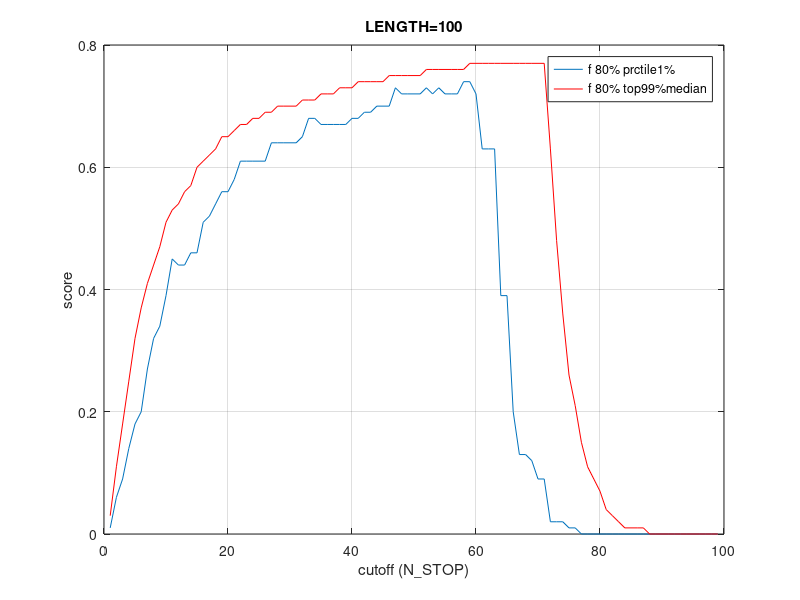

Reproduce this figure in MATLAB.
# The Boost License applies to the present file, as described in file ./LICENSE

figure; plot([ 0.0100 0.0600 0.0900 0.1400 0.1800 0.2000 0.2700 0.3200 0.3400 0.3900 0.4500 0.4400 0.4400 0.4600 0.4600 0.5100 0.5200 0.5400 0.5600 0.5600 0.5800 0.6100 0.6100 0.6100 0.6100 0.6100 0.6400 0.6400 0.6400 0.6400 0.6400 0.6500 0.6800 0.6800 0.6700 0.6700 0.6700 0.6700 0.6700 0.6800 0.6800 0.6900 0.6900 0.7000 0.7000 0.7000 0.7300 0.7200 0.7200 0.7200 0.7200 0.7300 0.7200 0.7300 0.7200 0.7200 0.7200 0.7400 0.7400 0.7200 0.6300 0.6300 0.6300 0.3900 0.3900 0.2000 0.1300 0.1300 0.1200 0.0900 0.0900 0.0200 0.0200 0.0200 0.0100 0.0100 0.0000 0.0000 0.0000 0.0000 0.0000 0.0000 0.0000 0.0000 0.0000 0.0000 0.0000 0.0000 0.0000 0.0000 0.0000 0.0000 0.0000 0.0000 0.0000 0.0000 0.0000 0.0000 0.0000 nan ]);
hold on; plot([ 0.0300 0.1100 0.1800 0.2500 0.3200 0.3700 0.4100 0.4400 0.4700 0.5100 0.5300 0.5400 0.5600 0.5700 0.6000 0.6100 0.6200 0.6300 0.6500 0.6500 0.6600 0.6700 0.6700 0.6800 0.6800 0.6900 0.6900 0.7000 0.7000 0.7000 0.7000 0.7100 0.7100 0.7100 0.7200 0.7200 0.7200 0.7300 0.7300 0.7300 0.7400 0.7400 0.7400 0.7400 0.7400 0.7500 0.7500 0.7500 0.7500 0.7500 0.7500 0.7600 0.7600 0.7600 0.7600 0.7600 0.7600 0.7600 0.7700 0.7700 0.7700 0.7700 0.7700 0.7700 0.7700 0.7700 0.7700 0.7700 0.7700 0.7700 0.7700 0.6300 0.4800 0.3600 0.2600 0.2100 0.1500 0.1100 0.0900 0.0700 0.0400 0.0300 0.0200 0.0100 0.0100 0.0100 0.0100 0.0000 0.0000 0.0000 0.0000 0.0000 0.0000 0.0000 0.0000 0.0000 0.0000 0.0000 0.0000 nan ],'r');
legend('f 80% prctile1%', 'f 80% top99%median');
grid;
xlabel('cutoff (N\_STOP)');
ylabel('score');
title('LENGTH=100');

